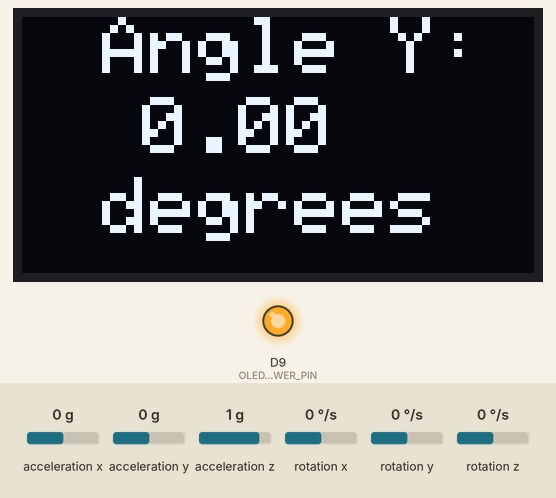
Bench run of a sketch on a simulated Arduino Nano 33 IoT. On the bench: 128×64 one-colour display, output pins drawn as LEDs (lit = HIGH). The test bench sets the inputs (shaded band); at power-on: acceleration x 0 g, acceleration z 1 g, rotation x 0 °/s, acceleration y 0 g, rotation y 0 °/s, rotation z 0 °/s. Storage starts empty; random numbers use the default seed unless the sketch sets one; nothing arrives over Bluetooth unless stated; pins used as bus, display or sensor lines are not drawn; what the sketch prints to the serial monitor is not drawn.

Above: at 8.4 s.
8.5 s: acceleration x set to -1.4 g
At 10.4 s:
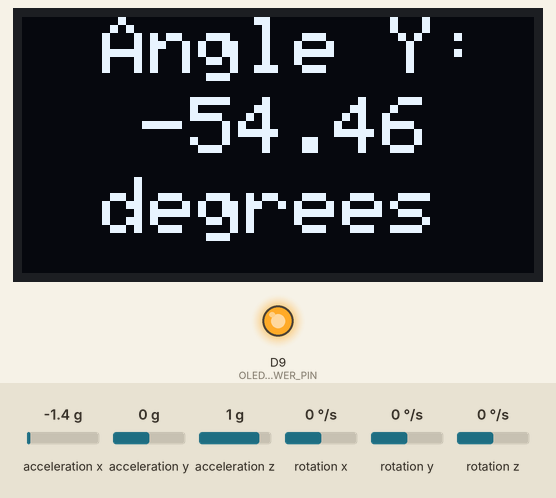
10.7 s: acceleration z set to -0.8 g
At 12.2 s:
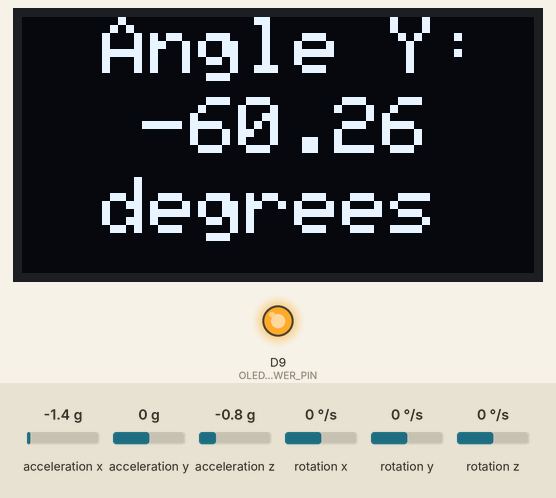
12.5 s: acceleration x set to 0 g
At 12.65 s:
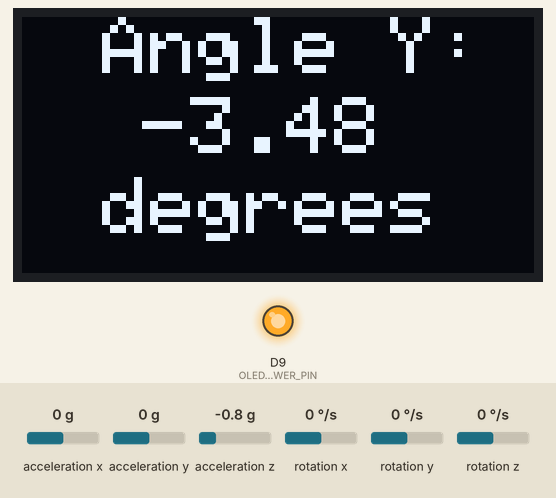
14.0 s: rotation x set to -192 °/s
15.8 s: rotation x set to -100 °/s
At 16.7 s:
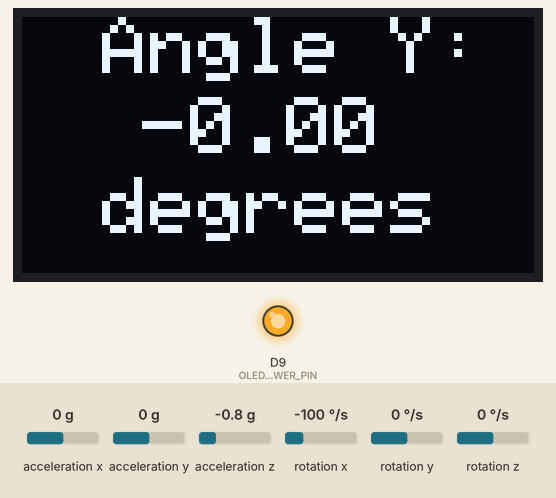
Timing chart, 0 to 18.4 s (numbered marks = the images above; inputs shaded):
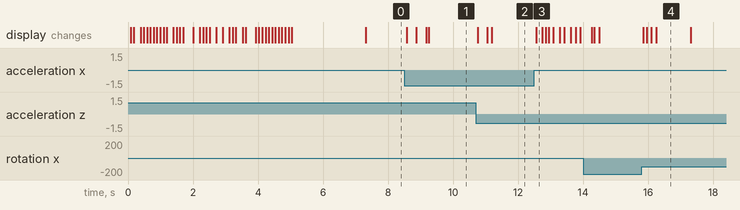

Measured:
- after the input at 8.5 s, the display: first changes after 0.07 s (image 1 shows a later state)
- after the input at 10.7 s, the display: first changes after 0.06 s (image 2 shows a later state)
- after the input at 12.5 s, the display: changes after 0.06 s (image 3)
- after the input at 15.8 s, the display: first changes after 0.06 s (image 4 shows a later state)
- what the display in image 4 shows lasts 1.1 s, from 16.2 s to 17.3 s

The sketch:

TUDUBLINDISPLAY.ino
```cpp
#include <Wire.h>
#include <ArduinoBLE.h>
#include <Adafruit_GFX.h>
#include <Adafruit_SSD1306.h>
#include <Arduino_LSM6DS3.h>
#include <SPI.h>
#include <SD.h>

#define SCREEN_WIDTH 128
#define SCREEN_HEIGHT 64
Adafruit_SSD1306 display(SCREEN_WIDTH, SCREEN_HEIGHT, &Wire, -1);

#define SD_CS_PIN 10
File dataFile;
int fileIndex = 0;
String fileName;
unsigned long startTime;

#define OLED_POWER_PIN 9  // Connect this pin to OLED VCC

BLEService BLEUartService("6E400001-B5A3-F393-E0A9-E50E24DCCA9E");
BLECharacteristic BLEUartTX("6E400002-B5A3-F393-E0A9-E50E24DCCA9E", BLEWrite, 20);
BLECharacteristic BLEUartRX("6E400003-B5A3-F393-E0A9-E50E24DCCA9E", BLENotify, 20);

class KalmanFilter {
public:
    KalmanFilter() {
        Q_angle = 0.01;
        Q_bias = 0.002;
        R_measure = 0.03;
        angle = 0;
        bias = 0;
        P[0][0] = 1;
        P[0][1] = 0;
        P[1][0] = 0;
        P[1][1] = 1;
    }
    float getAngle(float newAngle, float newRate, float dt) {
        rate = newRate - bias;
        angle += dt * rate;
        P[0][0] += dt * (dt * P[1][1] - P[0][1] - P[1][0] + Q_angle);
        P[0][1] -= dt * P[1][1];
        P[1][0] -= dt * P[1][1];
        P[1][1] += Q_bias * dt;
        float S = P[0][0] + R_measure;
        float K[2];
        K[0] = P[0][0] / S;
        K[1] = P[1][0] / S;
        float y = newAngle - angle;
        angle += K[0] * y;
        bias += K[1] * y;
        float P00_temp = P[0][0];
        float P01_temp = P[0][1];
        P[0][0] -= K[0] * P00_temp;
        P[0][1] -= K[0] * P01_temp;
        P[1][0] -= K[1] * P00_temp;
        P[1][1] -= K[1] * P01_temp;
        return angle;
    }
private:
    float Q_angle, Q_bias, R_measure, angle, bias, rate;
    float P[2][2];
};

KalmanFilter kalman;
float offset = 0;

void showSplashScreen() {
    display.clearDisplay();
    display.setTextSize(3);
    display.setTextColor(WHITE);
    display.setCursor(48, 10);
    display.println("TU");
    display.setCursor(10, 40);
    display.println("DUBLIN");
    display.display();

    unsigned long sparkleStartTime = millis();  // Start time for sparkles
    while (millis() - sparkleStartTime < 5000) {  // Display for 5 seconds
        int x = random(5, 120);
        int y = random(5, 60);
        display.drawPixel(x, y, WHITE);  // Draw a sparkling pixel
        display.display();
        delay(50);  // Delay between each spark for visibility

        // Keep the "TU DUBLIN" text on screen continuously
        display.setTextSize(3);
        display.setTextColor(WHITE);
        display.setCursor(48, 10);
        display.println("TU");
        display.setCursor(10, 40);
        display.println("DUBLIN");
        display.display();
    }
}

void setup() {
    Serial.begin(115200);
    pinMode(10, OUTPUT);
    digitalWrite(10, HIGH);
    pinMode(OLED_POWER_PIN, OUTPUT);
    digitalWrite(OLED_POWER_PIN, HIGH);

    if (!display.begin(SSD1306_SWITCHCAPVCC, 0x3C)) {
        Serial.println("SSD1306 allocation failed");
    } else {
        showSplashScreen();  // Show TU DUBLIN splash for 5 sec
    }

    if (!IMU.begin()) {
        Serial.println("IMU initialization failed!");
    }

    if (!BLE.begin()) {
        Serial.println("Starting BLE failed!");
    } else {
        BLE.setLocalName("Nano33_BLE");
        BLE.setAdvertisedService(BLEUartService);
        BLEUartService.addCharacteristic(BLEUartTX);
        BLEUartService.addCharacteristic(BLEUartRX);
        BLE.addService(BLEUartService);
        BLE.advertise();
        Serial.println("BLE UART Ready!");
    }

    Serial.print("Initializing SD Card... ");
    delay(1000);
    if (!SD.begin(SD_CS_PIN)) {
        Serial.println("FAILED!");
        return;
    }
    Serial.println("Success!");

    while (SD.exists("data" + String(fileIndex) + ".csv") && fileIndex < 99) {
        fileIndex++;
    }
    fileName = "data" + String(fileIndex) + ".csv";

    dataFile = SD.open(fileName, FILE_WRITE);
    if (dataFile) {
        dataFile.println("Time(ms),Angle_Y(degrees),Acceleration_Y(m/s^2)");
        dataFile.close();
        Serial.println("New file created: " + fileName);
    } else {
        Serial.println("⚠️ ERROR: Could not create file!");
    }

    calibrateOffset();
    startTime = millis();
}

void calibrateOffset() {
    float ax, ay, az, angleY, sum = 0.0;
    for (int i = 0; i < 100; i++) {
        if (IMU.accelerationAvailable()) {
            IMU.readAcceleration(ax, ay, az);
            angleY = atan2(ax, sqrt(ay * ay + az * az)) * (180.0 / PI);
            sum += angleY;
        }
        delay(10);
    }
    offset = sum / 100;
    Serial.print("Offset Calibration Complete. Offset: ");
    Serial.println(offset);
}

void logData(unsigned long timestamp, float angleY, float ay) {
    dataFile = SD.open(fileName, FILE_WRITE);
    if (!dataFile) {
        Serial.println("⚠️ ERROR: Unable to write to SD card!");
        return;
    }

    unsigned long elapsedTime = timestamp - startTime;
    Serial.print("Time (ms): ");
    Serial.println(elapsedTime);

    dataFile.print(elapsedTime);
    dataFile.print(",");
    dataFile.print(angleY, 2);
    dataFile.print(",");
    dataFile.println(ay, 2);
    dataFile.close();
}

void loop() {
    BLE.poll();
    float ax, ay, az, gx, gy, gz, angleY;
    unsigned long now = millis();
    float dt = (now - startTime) / 1000.0;

    if (IMU.accelerationAvailable() && IMU.gyroscopeAvailable()) {
        IMU.readAcceleration(ax, ay, az);
        IMU.readGyroscope(gx, gy, gz);
        angleY = atan2(ax, sqrt(ay * ay + az * az)) * (180.0 / PI);
        angleY = kalman.getAngle(angleY, gx, dt) - offset;

        display.clearDisplay();
        display.setTextSize(2);
        display.setCursor(20, 0);
        display.print("Angle Y:");
        display.setCursor(30, 20);
        display.print(angleY, 2);
        display.setCursor(20, 40);
        display.print("degrees");
        display.display();

        String bleData = String(angleY, 2) + "," + String(ay, 2) + "\n";
        BLEUartRX.writeValue(bleData.c_str());
        Serial.println(bleData);

        logData(now, angleY, ay);
    }
    delay(10);
}
```
